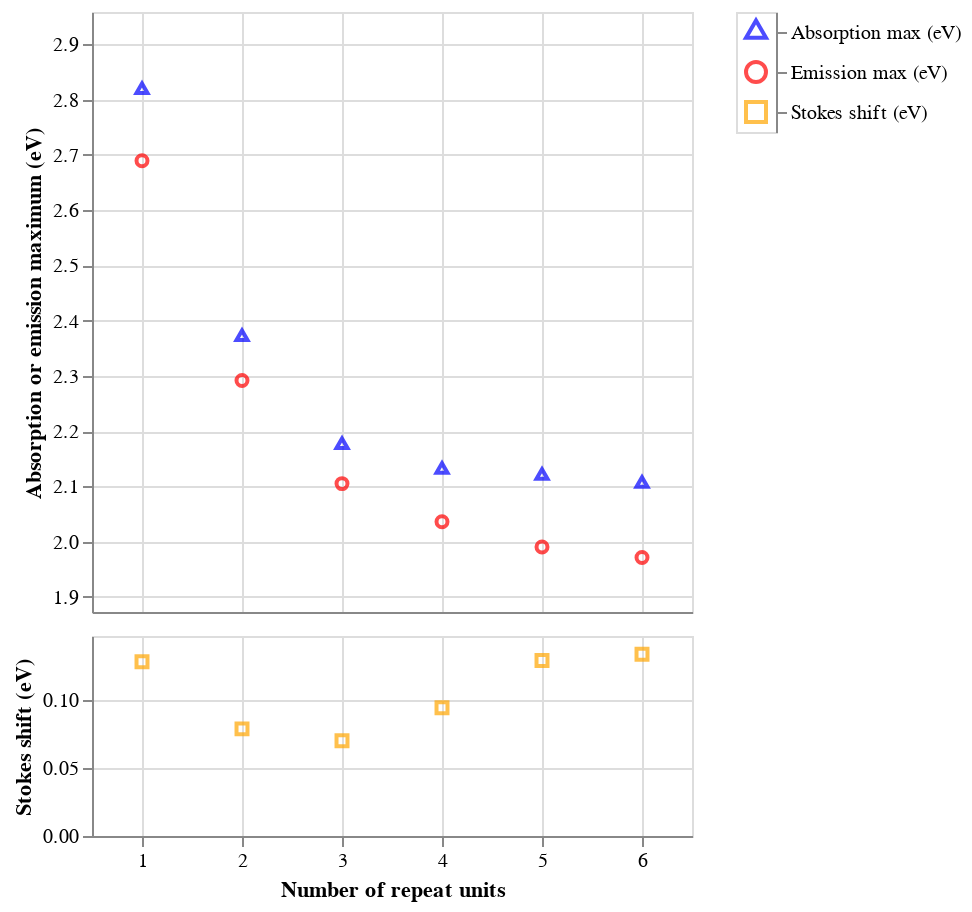

Source (notebook cell):
### Markdown cell above
As we discussed earlier, for comparisons such as the Stokes shift, it's better to plot in terms of energy. Let's do that and add the Stokes shift on the same x-axis, but below the main plot.

### Code cell
shapes = [absorption_shape, emission_shape, stokes_shape]
colors = [absorption_color, emission_color, stokes_color]

# First scatter plot for "Absorption max (eV)" and "Emission max (eV)" (upper part of the y-axis)
scatter_absorption = (
    alt.Chart(df_matches)
    .mark_point()
    .encode(
        x="repeat_unit_match_count",
        y=alt.Y("Absorption max (eV)", scale=alt.Scale(domain=[y_min_eV, y_max_eV])),
        color=alt.value(absorption_color),
        shape=alt.value(absorption_shape),
        tooltip=["repeat_unit_match_count", "Absorption max (eV)"],
    )
)

scatter_emission = (
    alt.Chart(df_matches)
    .mark_point()
    .encode(
        x="repeat_unit_match_count",
        y=alt.Y(
            "Emission max (eV)", scale=alt.Scale(domain=[y_min_eV, y_max_eV])
        ),  # Same y-axis range as absorption
        color=alt.value(emission_color),
        shape=alt.value(emission_shape),
        tooltip=["repeat_unit_match_count", "Emission max (eV)"],
    )
)

# Second scatter plot for "Stokes shift (eV)" (lower part of the y-axis)
scatter_stokes = (
    alt.Chart(df_matches)
    .mark_point()
    .encode(
        x="repeat_unit_match_count",
        y=alt.Y(
            "Stokes shift (eV)", scale=alt.Scale(domain=[0, stokes_y_max])
        ),  # Stokes shift on a different y-axis range
        color=alt.value(stokes_color),
        shape=alt.value("square"),  # Explicitly set square shape for stokes
        tooltip=["repeat_unit_match_count", "Stokes shift (eV)"],
    )
)

shapes = [absorption_shape, emission_shape, stokes_shape]
# Update legend data with shape information
legend_data = pl.DataFrame(
    {
        "Type": ["Absorption max (eV)", "Emission max (eV)", "Stokes shift (eV)"],
        "Color": colors,
        "Shape": shapes,  # Add shape information to legend
    }
)

# Manual legend with explicit sort order
legend = (
    alt.Chart(legend_data)
    .mark_point(size=100)
    .encode(
        y=alt.Y(
            "Type:N",
            # Explicit sort order
            sort=[
                "Absorption max (eV)",
                "Emission max (eV)",
                "Stokes shift (eV)",
            ],
            axis=alt.Axis(orient="right", title=None),
        ),
        color=alt.Color("Color:N", scale=None),
        shape=alt.Shape(
            "Shape:N",  # Map the Shape column to the shapes in the legend
            scale=alt.Scale(
                domain=shapes,
                range=shapes,
            ),
            # Disable shape legend
            legend=None,
        ),
    )
)

# Layer the absorption and emission scatter plots
upper_chart = alt.layer(scatter_absorption, scatter_emission).encode(
    y=alt.Y(
        "Absorption max (eV)",
        scale=alt.Scale(domain=[y_min_eV, y_max_eV]),
        title="Absorption or emission maximum (eV)",
    ),
    x=alt.X(
        "repeat_unit_match_count",
        scale=alt.Scale(domain=[0.5, max_repeat_count]),
        title=None,
        axis=alt.Axis(labels=False, tickSize=0),
    ),
)

# Create the Stokes shift scatter plot
lower_chart = scatter_stokes.encode(
    y=alt.Y(
        "Stokes shift (eV)",
        scale=alt.Scale(domain=[0, stokes_y_max]),
        title="Stokes shift (eV)",
    ),
    x=alt.X(
        "repeat_unit_match_count",
        scale=alt.Scale(domain=[0.5, max_repeat_count]),
        title="Number of repeat units",
    ),
)

# Combine the two charts vertically with some padding to simulate a break
combined_chart = alt.vconcat(
    upper_chart.properties(height=300), lower_chart.properties(height=100), spacing=10
).resolve_scale(x="shared")

# Display the combined chart with the legend
layered_chart = alt.hconcat(combined_chart, legend)

layered_chart.show()

### Figure 1 — Vega specification as saved in the notebook (floating-point values rounded to 4 significant figures)
{"$schema": "https://vega.github.io/schema/vega/v5.json", "data": [{"name": "source_0"}, {"name": "data_0", "values": [{"Absorption max (eV)": 2.818, "repeat_unit_match_count": 1}, {"Absorption max (eV)": 2.371, "repeat_unit_match_count": 2}, {"Absorption max (eV)": 2.175, "repeat_unit_match_count": 3}, {"Absorption max (eV)": 2.13, "repeat_unit_match_count": 4}, {"Absorption max (eV)": 2.119, "repeat_unit_match_count": 5}, {"Absorption max (eV)": 2.105, "repeat_unit_match_count": 6}]}, {"name": "data_1", "values": [{"Emission max (eV)": 2.689, "repeat_unit_match_count": 1}, {"Emission max (eV)": 2.292, "repeat_unit_match_count": 2}, {"Emission max (eV)": 2.105, "repeat_unit_match_count": 3}, {"Emission max (eV)": 2.036, "repeat_unit_match_count": 4}, {"Emission max (eV)": 1.99, "repeat_unit_match_count": 5}, {"Emission max (eV)": 1.971, "repeat_unit_match_count": 6}]}, {"name": "data_2", "values": [{"Stokes shift (eV)": 0.1284, "repeat_unit_match_count": 1}, {"Stokes shift (eV)": 0.07887, "repeat_unit_match_count": 2}, {"Stokes shift (eV)": 0.07017, "repeat_unit_match_count": 3}, {"Stokes shift (eV)": 0.09445, "repeat_unit_match_count": 4}, {"Stokes shift (eV)": 0.1293, "repeat_unit_match_count": 5}, {"Stokes shift (eV)": 0.1339, "repeat_unit_match_count": 6}]}, {"name": "source_1", "values": [{"Color": "blue", "Shape": "triangle", "Type": "Absorption max (eV)", "y_Type_sort_index": 0.0}, {"Color": "red", "Shape": "circle", "Type": "Emission max (eV)", "y_Type_sort_index": 1.0}, {"Color": "orange", "Shape": "square", "Type": "Stokes shift (eV)", "y_Type_sort_index": 2.0}]}, {"name": "source_1_concat_1_y_domain_Type", "values": [{"Type": "Absorption max (eV)", "sort_field": 0.0}, {"Type": "Emission max (eV)", "sort_field": 1.0}, {"Type": "Stokes shift (eV)", "sort_field": 2.0}]}], "signals": [{"name": "concat_0_width", "value": 300}, {"name": "concat_0_concat_0_height", "value": 300}, {"name": "concat_0_concat_1_height", "value": 100}, {"name": "concat_1_width", "value": 20}, {"name": "concat_1_y_step", "value": 20}, {"name": "concat_1_height", "update": "bandspace(domain('concat_1_y').length, 1, 0.5) * concat_1_y_step"}], "marks": [{"type": "group", "name": "concat_0_group", "marks": [{"type": "group", "name": "concat_0_concat_0_group", "encode": {"update": {"width": {"signal": "concat_0_width"}, "height": {"signal": "concat_0_concat_0_height"}}}, "marks": [{"type": "symbol", "name": "concat_0_concat_0_layer_0_marks", "from": {"data": "data_0"}, "encode": {"update": {"tooltip": {"signal": "{\"repeat_unit_match_count\": format(datum[\"repeat_unit_match_count\"], \"\"), \"Absorption max (eV)\": format(datum[\"Absorption max (eV)\"], \"\")}"}, "fill": {"value": "transparent"}, "x": {"field": "repeat_unit_match_count", "scale": "concat_0_x"}, "opacity": {"value": 0.7}, "stroke": {"value": "blue"}, "shape": {"value": "triangle"}, "y": {"field": "Absorption max (eV)", "scale": "concat_0_concat_0_y"}}}, "style": ["point"]}, {"type": "symbol", "name": "concat_0_concat_0_layer_1_marks", "from": {"data": "data_1"}, "encode": {"update": {"y": {"field": "Emission max (eV)", "scale": "concat_0_concat_0_y"}, "shape": {"value": "circle"}, "tooltip": {"signal": "{\"repeat_unit_match_count\": format(datum[\"repeat_unit_match_count\"], \"\"), \"Emission max (eV)\": format(datum[\"Emission max (eV)\"], \"\")}"}, "stroke": {"value": "red"}, "x": {"field": "repeat_unit_match_count", "scale": "concat_0_x"}, "fill": {"value": "transparent"}, "opacity": {"value": 0.7}}}, "style": ["point"]}], "axes": [{"scale": "concat_0_x", "ticks": false, "labels": false, "minExtent": 0, "aria": false, "zindex": 0, "domain": false, "orient": "bottom", "grid": true, "gridScale": "concat_0_concat_0_y", "tickCount": {"signal": "ceil(concat_0_width/40)"}, "maxExtent": 0}, {"scale": "concat_0_concat_0_y", "domain": false, "aria": false, "maxExtent": 0, "grid": true, "gridScale": "concat_0_x", "labels": false, "minExtent": 0, "tickCount": {"signal": "ceil(concat_0_concat_0_height/40)"}, "orient": "left", "ticks": false, "zindex": 0}, {"scale": "concat_0_x", "tickSize": 0, "zindex": 0, "labels": false, "labelFlush": true, "tickCount": {"signal": "ceil(concat_0_width/40)"}, "grid": false, "orient": "bottom", "labelOverlap": true}, {"scale": "concat_0_concat_0_y", "zindex": 0, "grid": false, "title": "Absorption or emission maximum (eV)", "labelOverlap": true, "tickCount": {"signal": "ceil(concat_0_concat_0_height/40)"}, "orient": "left"}], "style": "cell"}, {"type": "group", "name": "concat_0_concat_1_group", "encode": {"update": {"width": {"signal": "concat_0_width"}, "height": {"signal": "concat_0_concat_1_height"}}}, "marks": [{"type": "symbol", "name": "concat_0_concat_1_marks", "from": {"data": "data_2"}, "encode": {"update": {"x": {"field": "repeat_unit_match_count", "scale": "concat_0_x"}, "fill": {"value": "transparent"}, "y": {"field": "Stokes shift (eV)", "scale": "concat_0_concat_1_y"}, "shape": {"value": "square"}, "tooltip": {"signal": "{\"repeat_unit_match_count\": format(datum[\"repeat_unit_match_count\"], \"\"), \"Stokes shift (eV)\": format(datum[\"Stokes shift (eV)\"], \"\")}"}, "stroke": {"value": "orange"}, "opacity": {"value": 0.7}}}, "style": ["point"]}], "axes": [{"scale": "concat_0_x", "labels": false, "aria": false, "grid": true, "tickCount": {"signal": "ceil(concat_0_width/40)"}, "maxExtent": 0, "minExtent": 0, "orient": "bottom", "ticks": false, "gridScale": "concat_0_concat_1_y", "domain": false, "zindex": 0}, {"scale": "concat_0_concat_1_y", "ticks": false, "gridScale": "concat_0_x", "zindex": 0, "minExtent": 0, "maxExtent": 0, "grid": true, "orient": "left", "tickCount": {"signal": "ceil(concat_0_concat_1_height/40)"}, "aria": false, "domain": false, "labels": false}, {"scale": "concat_0_x", "zindex": 0, "grid": false, "labelOverlap": true, "orient": "bottom", "title": "Number of repeat units", "labelFlush": true, "tickCount": {"signal": "ceil(concat_0_width/40)"}}, {"scale": "concat_0_concat_1_y", "orient": "left", "tickCount": {"signal": "ceil(concat_0_concat_1_height/40)"}, "zindex": 0, "grid": false, "title": "Stokes shift (eV)", "labelOverlap": true}], "style": "cell"}], "layout": {"padding": 10, "columns": 1, "bounds": "full", "align": "each"}}, {"type": "group", "name": "concat_1_group", "encode": {"update": {"width": {"signal": "concat_1_width"}, "height": {"signal": "concat_1_height"}}}, "signals": [{"name": "width", "update": "concat_1_width"}], "marks": [{"type": "symbol", "name": "concat_1_marks", "from": {"data": "source_1"}, "encode": {"update": {"fill": {"value": "transparent"}, "y": {"field": "Type", "scale": "concat_1_y"}, "shape": {"field": "Shape", "scale": "shape"}, "opacity": {"value": 0.7}, "x": {"signal": "concat_1_width", "mult": 0.5}, "size": {"value": 100}, "stroke": {"field": "Color"}}}, "style": ["point"]}], "axes": [{"scale": "concat_1_y", "grid": false, "zindex": 0, "orient": "right"}], "style": "cell"}], "scales": [{"name": "shape", "type": "ordinal", "domain": ["triangle", "circle", "square"], "range": ["triangle", "circle", "square"]}, {"name": "concat_0_x", "type": "linear", "domain": [0.5, 6.5], "range": [0, {"signal": "concat_0_width"}], "zero": false}, {"name": "concat_0_concat_0_y", "type": "linear", "domain": [1.873, 2.959], "range": [{"signal": "concat_0_concat_0_height"}, 0], "zero": false}, {"name": "concat_0_concat_1_y", "type": "linear", "domain": [0, 0.1472], "range": [{"signal": "concat_0_concat_1_height"}, 0], "zero": true}, {"name": "concat_1_y", "type": "point", "domain": {"data": "source_1_concat_1_y_domain_Type", "field": "Type", "sort": {"op": "max", "field": "sort_field"}}, "range": {"step": {"signal": "concat_1_y_step"}}, "padding": 0.5}], "layout": {"padding": 20, "bounds": "full", "align": "each"}, "background": "white", "padding": 5}
